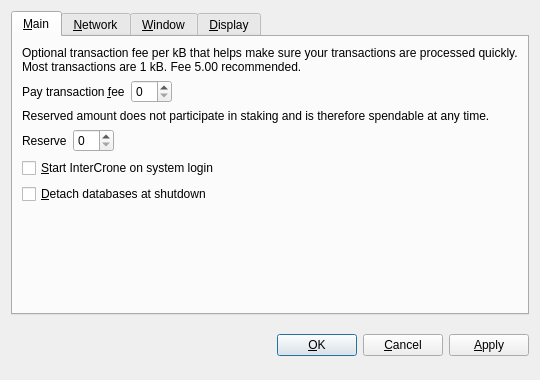
<?xml version="1.0" encoding="UTF-8"?>
<ui version="4.0">
 <class>OptionsDialog</class>
 <widget class="QDialog" name="OptionsDialog">
  <property name="geometry">
   <rect>
    <x>0</x>
    <y>0</y>
    <width>540</width>
    <height>380</height>
   </rect>
  </property>
  <property name="windowTitle">
   <string>Options</string>
  </property>
  <property name="modal">
   <bool>true</bool>
  </property>
  <layout class="QVBoxLayout" name="verticalLayout">
   <item>
    <widget class="QTabWidget" name="tabWidget">
     <property name="tabPosition">
      <enum>QTabWidget::North</enum>
     </property>
     <property name="currentIndex">
      <number>0</number>
     </property>
     <widget class="QWidget" name="tabMain">
      <attribute name="title">
       <string>&amp;Main</string>
      </attribute>
      <layout class="QVBoxLayout" name="verticalLayout_Main">
       <item>
        <widget class="QLabel" name="transactionFeeInfoLabel">
         <property name="text">
          <string>Optional transaction fee per kB that helps make sure your transactions are processed quickly. Most transactions are 1 kB. Fee 5.00 recommended.</string>
         </property>
         <property name="textFormat">
          <enum>Qt::PlainText</enum>
         </property>
         <property name="wordWrap">
          <bool>true</bool>
         </property>
        </widget>
       </item>
       <item>
        <layout class="QHBoxLayout" name="horizontalLayoutFee">
         <item>
          <widget class="QLabel" name="transactionFeeLabel">
           <property name="text">
            <string>Pay transaction &amp;fee</string>
           </property>
           <property name="textFormat">
            <enum>Qt::PlainText</enum>
           </property>
           <property name="buddy">
            <cstring>transactionFee</cstring>
           </property>
          </widget>
         </item>
         <item>
          <widget class="BitcoinAmountField" name="transactionFee"/>
         </item>
         <item>
          <spacer name="horizontalSpacerFee">
           <property name="orientation">
            <enum>Qt::Horizontal</enum>
           </property>
           <property name="sizeHint" stdset="0">
            <size>
             <width>40</width>
             <height>20</height>
            </size>
           </property>
          </spacer>
         </item>
        </layout>
       </item>
       <item>
        <widget class="QLabel" name="reserveBalanceInfoLabel">
         <property name="text">
          <string>Reserved amount does not participate in staking and is therefore spendable at any time.</string>
         </property>
         <property name="textFormat">
          <enum>Qt::PlainText</enum>
         </property>
         <property name="wordWrap">
          <bool>true</bool>
         </property>
        </widget>
       </item>
       <item>
        <layout class="QHBoxLayout" name="horizontalLayoutReserveBalance">
         <item>
          <widget class="QLabel" name="reserveBalanceLabel">
           <property name="text">
            <string>Reserve</string>
           </property>
           <property name="textFormat">
            <enum>Qt::PlainText</enum>
           </property>
           <property name="buddy">
            <cstring>reserveBalance</cstring>
           </property>
          </widget>
         </item>
         <item>
          <widget class="BitcoinAmountField" name="reserveBalance"/>
         </item>
         <item>
          <spacer name="horizontalSpacerReserveBalance">
           <property name="orientation">
            <enum>Qt::Horizontal</enum>
           </property>
           <property name="sizeHint" stdset="0">
            <size>
             <width>40</width>
             <height>20</height>
            </size>
           </property>
          </spacer>
         </item>
        </layout>
       </item>
       <item>
        <widget class="QCheckBox" name="bitcoinAtStartup">
         <property name="toolTip">
          <string>Automatically start InterCrone after logging in to the system.</string>
         </property>
         <property name="text">
          <string>&amp;Start InterCrone on system login</string>
         </property>
        </widget>
       </item>
       <item>
        <widget class="QCheckBox" name="detachDatabases">
         <property name="toolTip">
          <string>Detach block and address databases at shutdown. This means they can be moved to another data directory, but it slows down shutdown. The wallet is always detached.</string>
         </property>
         <property name="text">
          <string>&amp;Detach databases at shutdown</string>
         </property>
        </widget>
       </item>
       <item>
        <spacer name="verticalSpacer_Main">
         <property name="orientation">
          <enum>Qt::Vertical</enum>
         </property>
         <property name="sizeHint" stdset="0">
          <size>
           <width>20</width>
           <height>40</height>
          </size>
         </property>
        </spacer>
       </item>
      </layout>
     </widget>
     <widget class="QWidget" name="tabNetwork">
      <attribute name="title">
       <string>&amp;Network</string>
      </attribute>
      <layout class="QVBoxLayout" name="verticalLayout_Network">
       <item>
        <widget class="QCheckBox" name="mapPortUpnp">
         <property name="toolTip">
          <string>Automatically open the InterCrone client port on the router. This only works when your router supports UPnP and it is enabled.</string>
         </property>
         <property name="text">
          <string>Map port using &amp;UPnP</string>
         </property>
        </widget>
       </item>
       <item>
        <widget class="QCheckBox" name="connectSocks">
         <property name="toolTip">
          <string>Connect to the InterCrone network through a SOCKS proxy (e.g. when connecting through Tor).</string>
         </property>
         <property name="text">
          <string>&amp;Connect through SOCKS proxy:</string>
         </property>
        </widget>
       </item>
       <item>
        <layout class="QHBoxLayout" name="horizontalLayout_Network">
         <item>
          <widget class="QLabel" name="proxyIpLabel">
           <property name="text">
            <string>Proxy &amp;IP:</string>
           </property>
           <property name="textFormat">
            <enum>Qt::PlainText</enum>
           </property>
           <property name="buddy">
            <cstring>proxyIp</cstring>
           </property>
          </widget>
         </item>
         <item>
          <widget class="QValidatedLineEdit" name="proxyIp">
           <property name="maximumSize">
            <size>
             <width>140</width>
             <height>16777215</height>
            </size>
           </property>
           <property name="toolTip">
            <string>IP address of the proxy (e.g. 127.0.0.1)</string>
           </property>
          </widget>
         </item>
         <item>
          <widget class="QLabel" name="proxyPortLabel">
           <property name="text">
            <string>&amp;Port:</string>
           </property>
           <property name="textFormat">
            <enum>Qt::PlainText</enum>
           </property>
           <property name="buddy">
            <cstring>proxyPort</cstring>
           </property>
          </widget>
         </item>
         <item>
          <widget class="QLineEdit" name="proxyPort">
           <property name="maximumSize">
            <size>
             <width>55</width>
             <height>16777215</height>
            </size>
           </property>
           <property name="toolTip">
            <string>Port of the proxy (e.g. 9050)</string>
           </property>
          </widget>
         </item>
         <item>
          <widget class="QLabel" name="socksVersionLabel">
           <property name="text">
            <string>SOCKS &amp;Version:</string>
           </property>
           <property name="textFormat">
            <enum>Qt::PlainText</enum>
           </property>
           <property name="buddy">
            <cstring>socksVersion</cstring>
           </property>
          </widget>
         </item>
         <item>
          <widget class="QValueComboBox" name="socksVersion">
           <property name="toolTip">
            <string>SOCKS version of the proxy (e.g. 5)</string>
           </property>
          </widget>
         </item>
         <item>
          <spacer name="horizontalSpacer_Network">
           <property name="orientation">
            <enum>Qt::Horizontal</enum>
           </property>
           <property name="sizeHint" stdset="0">
            <size>
             <width>40</width>
             <height>20</height>
            </size>
           </property>
          </spacer>
         </item>
        </layout>
       </item>
       <item>
        <spacer name="verticalSpacer_Network">
         <property name="orientation">
          <enum>Qt::Vertical</enum>
         </property>
         <property name="sizeHint" stdset="0">
          <size>
           <width>20</width>
           <height>40</height>
          </size>
         </property>
        </spacer>
       </item>
      </layout>
     </widget>
     <widget class="QWidget" name="tabWindow">
      <attribute name="title">
       <string>&amp;Window</string>
      </attribute>
      <layout class="QVBoxLayout" name="verticalLayout_Window">
       <item>
        <widget class="QCheckBox" name="minimizeToTray">
         <property name="toolTip">
          <string>Show only a tray icon after minimizing the window.</string>
         </property>
         <property name="text">
          <string>&amp;Minimize to the tray instead of the taskbar</string>
         </property>
        </widget>
       </item>
       <item>
        <widget class="QCheckBox" name="minimizeOnClose">
         <property name="toolTip">
          <string>Minimize instead of exit the application when the window is closed. When this option is enabled, the application will be closed only after selecting Quit in the menu.</string>
         </property>
         <property name="text">
          <string>M&amp;inimize on close</string>
         </property>
        </widget>
       </item>
       <item>
        <spacer name="verticalSpacer_Window">
         <property name="orientation">
          <enum>Qt::Vertical</enum>
         </property>
         <property name="sizeHint" stdset="0">
          <size>
           <width>20</width>
           <height>40</height>
          </size>
         </property>
        </spacer>
       </item>
      </layout>
     </widget>
     <widget class="QWidget" name="tabDisplay">
      <attribute name="title">
       <string>&amp;Display</string>
      </attribute>
      <layout class="QVBoxLayout" name="verticalLayout_Display">
       <item>
        <layout class="QHBoxLayout" name="horizontalLayout_1_Display">
         <item>
          <widget class="QLabel" name="langLabel">
           <property name="text">
            <string>User Interface &amp;language:</string>
           </property>
           <property name="textFormat">
            <enum>Qt::PlainText</enum>
           </property>
           <property name="buddy">
            <cstring>lang</cstring>
           </property>
          </widget>
         </item>
         <item>
          <widget class="QValueComboBox" name="lang">
           <property name="toolTip">
            <string>The user interface language can be set here. This setting will take effect after restarting InterCrone.</string>
           </property>
          </widget>
         </item>
        </layout>
       </item>
       <item>
        <layout class="QHBoxLayout" name="horizontalLayout_2_Display">
         <item>
          <widget class="QLabel" name="unitLabel">
           <property name="text">
            <string>&amp;Unit to show amounts in:</string>
           </property>
           <property name="textFormat">
            <enum>Qt::PlainText</enum>
           </property>
           <property name="buddy">
            <cstring>unit</cstring>
           </property>
          </widget>
         </item>
         <item>
          <widget class="QValueComboBox" name="unit">
           <property name="toolTip">
            <string>Choose the default subdivision unit to show in the interface and when sending coins.</string>
           </property>
          </widget>
         </item>
        </layout>
       </item>
       <item>
        <widget class="QCheckBox" name="displayAddresses">
         <property name="toolTip">
          <string>Whether to show InterCrone addresses in the transaction list or not.</string>
         </property>
         <property name="text">
          <string>&amp;Display addresses in transaction list</string>
         </property>
        </widget>
       </item>
       <item>
        <widget class="QCheckBox" name="coinControlFeatures">
         <property name="toolTip">
          <string>Whether to show coin control features or not.</string>
         </property>
         <property name="text">
          <string>Display coin &amp;control features (experts only!)</string>
         </property>
        </widget>
       </item>
       <item>
        <spacer name="verticalSpacer_Display">
         <property name="orientation">
          <enum>Qt::Vertical</enum>
         </property>
         <property name="sizeHint" stdset="0">
          <size>
           <width>20</width>
           <height>40</height>
          </size>
         </property>
        </spacer>
       </item>
      </layout>
     </widget>
    </widget>
   </item>
   <item>
    <layout class="QHBoxLayout" name="horizontalLayout_Buttons">
     <item>
      <spacer name="horizontalSpacer_1">
       <property name="orientation">
        <enum>Qt::Horizontal</enum>
       </property>
       <property name="sizeHint" stdset="0">
        <size>
         <width>40</width>
         <height>48</height>
        </size>
       </property>
      </spacer>
     </item>
     <item>
      <widget class="QLabel" name="statusLabel">
       <property name="font">
        <font>
         <weight>75</weight>
         <bold>true</bold>
        </font>
       </property>
       <property name="text">
        <string/>
       </property>
       <property name="textFormat">
        <enum>Qt::PlainText</enum>
       </property>
       <property name="wordWrap">
        <bool>true</bool>
       </property>
      </widget>
     </item>
     <item>
      <spacer name="horizontalSpacer_2">
       <property name="orientation">
        <enum>Qt::Horizontal</enum>
       </property>
       <property name="sizeHint" stdset="0">
        <size>
         <width>40</width>
         <height>48</height>
        </size>
       </property>
      </spacer>
     </item>
     <item>
      <widget class="QPushButton" name="okButton">
       <property name="text">
        <string>&amp;OK</string>
       </property>
      </widget>
     </item>
     <item>
      <widget class="QPushButton" name="cancelButton">
       <property name="text">
        <string>&amp;Cancel</string>
       </property>
       <property name="autoDefault">
        <bool>false</bool>
       </property>
      </widget>
     </item>
     <item>
      <widget class="QPushButton" name="applyButton">
       <property name="text">
        <string>&amp;Apply</string>
       </property>
       <property name="autoDefault">
        <bool>false</bool>
       </property>
      </widget>
     </item>
    </layout>
   </item>
  </layout>
 </widget>
 <customwidgets>
  <customwidget>
   <class>BitcoinAmountField</class>
   <extends>QSpinBox</extends>
   <header>bitcoinamountfield.h</header>
  </customwidget>
  <customwidget>
   <class>QValueComboBox</class>
   <extends>QComboBox</extends>
   <header>qvaluecombobox.h</header>
  </customwidget>
  <customwidget>
   <class>QValidatedLineEdit</class>
   <extends>QLineEdit</extends>
   <header>qvalidatedlineedit.h</header>
  </customwidget>
 </customwidgets>
 <resources/>
 <connections/>
</ui>
